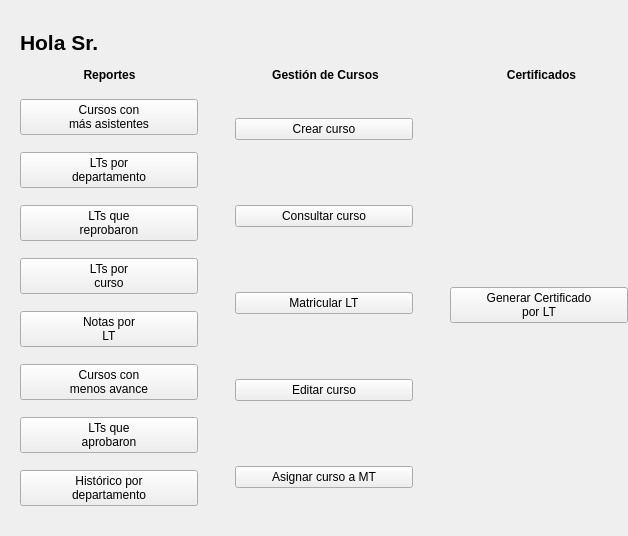
<?xml version="1.0" encoding="UTF-8"?>
<ui version="4.0">
 <class>MainWindow</class>
 <widget class="QMainWindow" name="MainWindow">
  <property name="geometry">
   <rect>
    <x>0</x>
    <y>0</y>
    <width>628</width>
    <height>536</height>
   </rect>
  </property>
  <property name="windowTitle">
   <string>Coordinador</string>
  </property>
  <widget class="QWidget" name="centralwidget">
   <property name="baseSize">
    <size>
     <width>3</width>
     <height>1</height>
    </size>
   </property>
   <widget class="QLabel" name="lbHola">
    <property name="geometry">
     <rect>
      <x>20</x>
      <y>30</y>
      <width>141</width>
      <height>21</height>
     </rect>
    </property>
    <property name="font">
     <font>
      <pointsize>16</pointsize>
      <weight>75</weight>
      <bold>true</bold>
     </font>
    </property>
    <property name="text">
     <string>&lt;b&gt;Hola Sr.&lt;b&gt;</string>
    </property>
   </widget>
   <widget class="QWidget" name="horizontalLayoutWidget">
    <property name="geometry">
     <rect>
      <x>20</x>
      <y>90</y>
      <width>608</width>
      <height>431</height>
     </rect>
    </property>
    <layout class="QHBoxLayout" name="horizontalLayout">
     <property name="spacing">
      <number>37</number>
     </property>
     <item>
      <layout class="QVBoxLayout" name="verticalLayout_3">
       <property name="spacing">
        <number>8</number>
       </property>
       <item>
        <widget class="QPushButton" name="btCursosAsistentes">
         <property name="text">
          <string>Cursos con 
más asistentes</string>
         </property>
        </widget>
       </item>
       <item>
        <widget class="QPushButton" name="btLTDpto">
         <property name="text">
          <string>LTs por
departamento</string>
         </property>
        </widget>
       </item>
       <item>
        <widget class="QPushButton" name="btLTReprobaron">
         <property name="text">
          <string>LTs que
reprobaron</string>
         </property>
        </widget>
       </item>
       <item>
        <widget class="QPushButton" name="btLTCurso">
         <property name="text">
          <string>LTs por
curso</string>
         </property>
        </widget>
       </item>
       <item>
        <widget class="QPushButton" name="btNotasLT">
         <property name="text">
          <string>Notas por
LT</string>
         </property>
        </widget>
       </item>
       <item>
        <widget class="QPushButton" name="btCursosAvance">
         <property name="minimumSize">
          <size>
           <width>166</width>
           <height>0</height>
          </size>
         </property>
         <property name="text">
          <string>Cursos con 
menos avance</string>
         </property>
        </widget>
       </item>
       <item>
        <widget class="QPushButton" name="btLTAprobaron">
         <property name="text">
          <string>LTs que
aprobaron</string>
         </property>
        </widget>
       </item>
       <item>
        <widget class="QPushButton" name="btHistoricoDpto">
         <property name="text">
          <string>Histórico por
departamento</string>
         </property>
        </widget>
       </item>
      </layout>
     </item>
     <item>
      <layout class="QVBoxLayout" name="verticalLayout_2">
       <item>
        <widget class="QPushButton" name="btCrear">
         <property name="text">
          <string>Crear curso</string>
         </property>
        </widget>
       </item>
       <item>
        <widget class="QPushButton" name="btConsultar">
         <property name="text">
          <string>Consultar curso</string>
         </property>
        </widget>
       </item>
       <item>
        <widget class="QPushButton" name="btMatricular">
         <property name="text">
          <string>Matricular LT</string>
         </property>
        </widget>
       </item>
       <item>
        <widget class="QPushButton" name="btEditar">
         <property name="text">
          <string>Editar curso</string>
         </property>
        </widget>
       </item>
       <item>
        <widget class="QPushButton" name="btAsignar">
         <property name="text">
          <string>Asignar curso a MT</string>
         </property>
        </widget>
       </item>
      </layout>
     </item>
     <item>
      <layout class="QVBoxLayout" name="verticalLayout">
       <item>
        <widget class="QPushButton" name="btCertificado">
         <property name="text">
          <string>Generar Certificado
por LT</string>
         </property>
        </widget>
       </item>
      </layout>
     </item>
    </layout>
   </widget>
   <widget class="QWidget" name="horizontalLayoutWidget_2">
    <property name="geometry">
     <rect>
      <x>20</x>
      <y>60</y>
      <width>611</width>
      <height>31</height>
     </rect>
    </property>
    <layout class="QHBoxLayout" name="horizontalLayout_2">
     <property name="spacing">
      <number>37</number>
     </property>
     <item>
      <widget class="QLabel" name="lbReportes">
       <property name="text">
        <string>&lt;html&gt;&lt;head/&gt;&lt;body&gt;&lt;p align=&quot;center&quot;&gt;&lt;span style=&quot; font-weight:600;&quot;&gt;Reportes&lt;/span&gt;&lt;/p&gt;&lt;/body&gt;&lt;/html&gt;</string>
       </property>
      </widget>
     </item>
     <item>
      <widget class="QLabel" name="lbReportes_3">
       <property name="maximumSize">
        <size>
         <width>16777215</width>
         <height>30</height>
        </size>
       </property>
       <property name="frameShape">
        <enum>QFrame::NoFrame</enum>
       </property>
       <property name="lineWidth">
        <number>0</number>
       </property>
       <property name="text">
        <string>&lt;html&gt;&lt;head/&gt;&lt;body&gt;&lt;p align=&quot;center&quot;&gt;&lt;span style=&quot; font-weight:600;&quot;&gt;Gestión de Cursos&lt;/span&gt;&lt;/p&gt;&lt;/body&gt;&lt;/html&gt;</string>
       </property>
       <property name="alignment">
        <set>Qt::AlignLeading|Qt::AlignLeft|Qt::AlignVCenter</set>
       </property>
      </widget>
     </item>
     <item>
      <widget class="QLabel" name="lbReportes_2">
       <property name="maximumSize">
        <size>
         <width>16777215</width>
         <height>30</height>
        </size>
       </property>
       <property name="frameShape">
        <enum>QFrame::NoFrame</enum>
       </property>
       <property name="lineWidth">
        <number>0</number>
       </property>
       <property name="text">
        <string>&lt;html&gt;&lt;head/&gt;&lt;body&gt;&lt;p align=&quot;center&quot;&gt;&lt;span style=&quot; font-weight:600;&quot;&gt;Certificados&lt;/span&gt;&lt;/p&gt;&lt;/body&gt;&lt;/html&gt;</string>
       </property>
       <property name="alignment">
        <set>Qt::AlignLeading|Qt::AlignLeft|Qt::AlignVCenter</set>
       </property>
      </widget>
     </item>
    </layout>
   </widget>
  </widget>
 </widget>
 <resources/>
 <connections/>
</ui>
